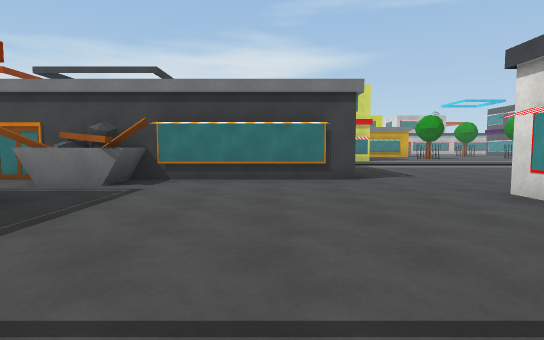
view 1 (above)

24 first-person views from a walk through a scene from a Unity 3-D project. The camera is 1.3 m above the floor, tilts 4° down and sees 80° across. The floor is counted in squares, 2 m on a side. Each view is taken from the middle of a square. On the plan, view 1 faces up. The plan holds only what a view shows up to about 10 squares ahead; the rest is blank. The place goes on beyond the plan. Some animated figures are not drawn. Some surface patterns are stand-ins.

view 2
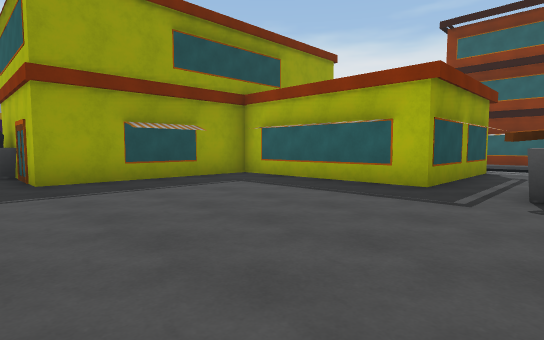

view 3
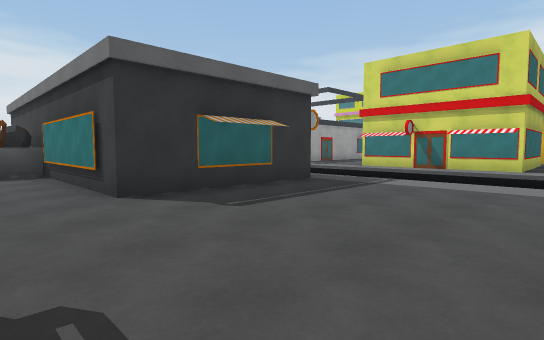

view 4
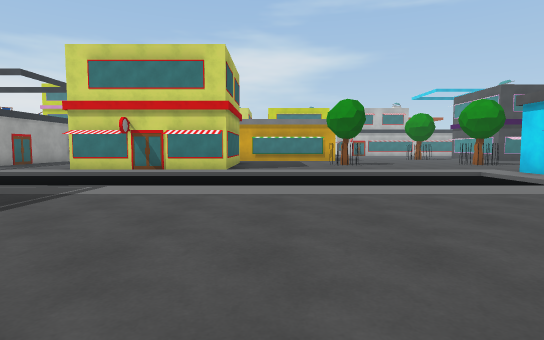

view 5
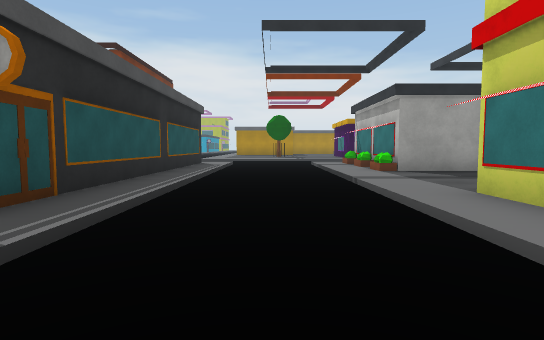

view 6
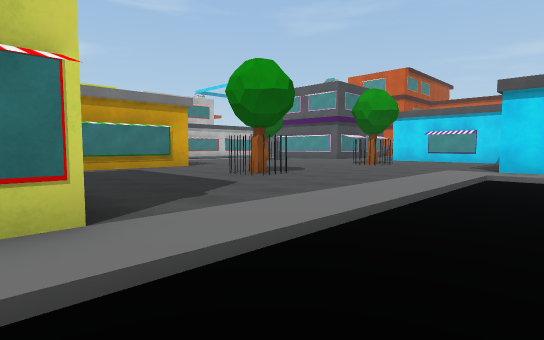

view 7
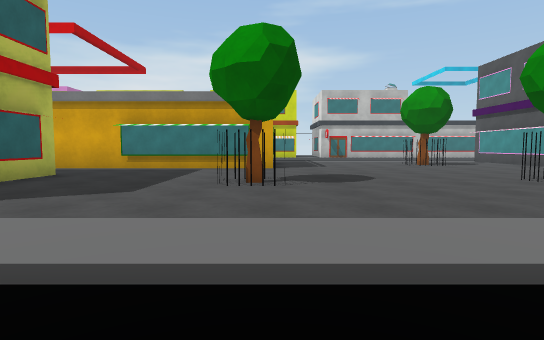

view 8
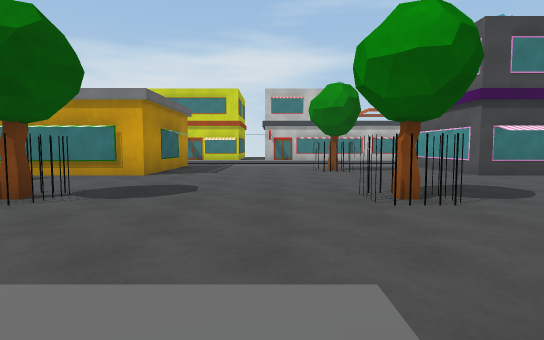

view 9
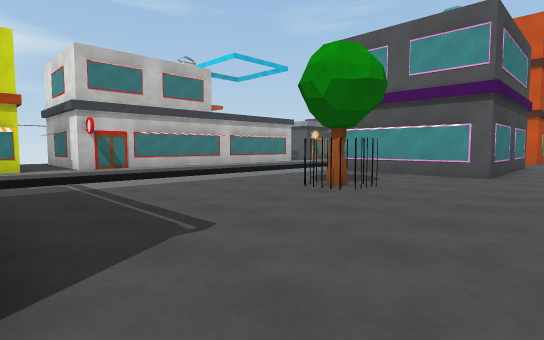

view 10
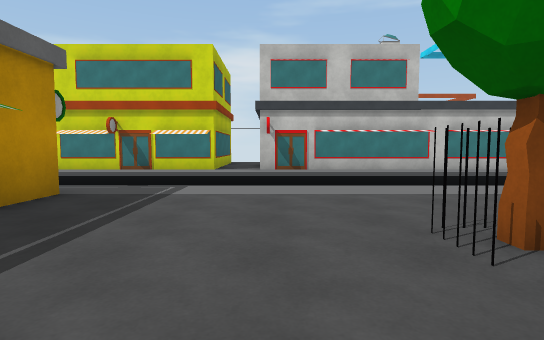

view 11
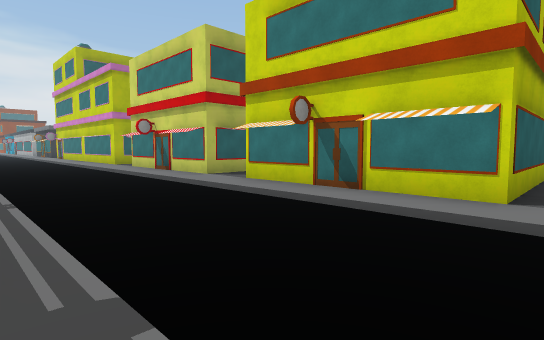

view 12
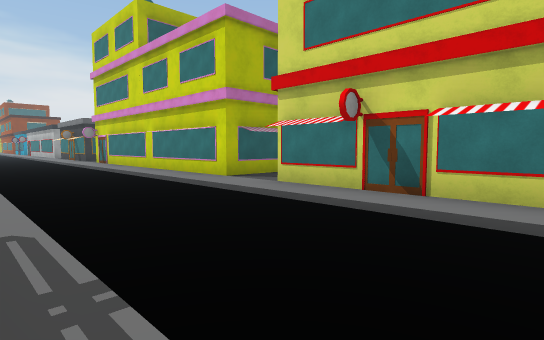

view 13
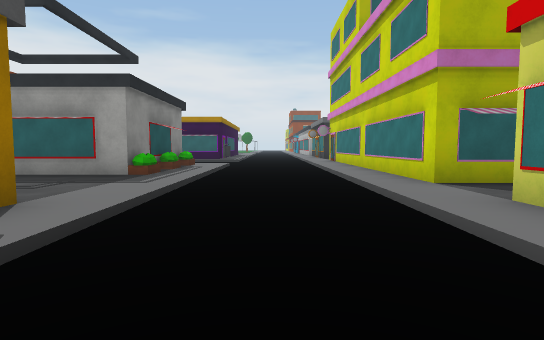

view 14
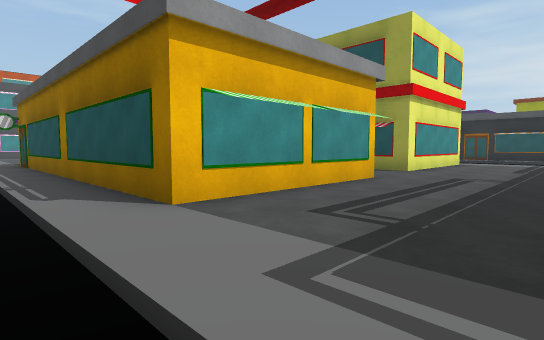

view 15
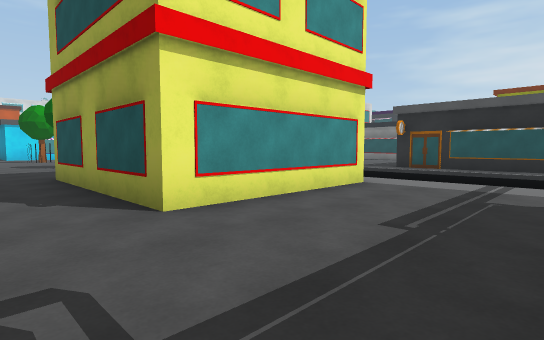

view 16
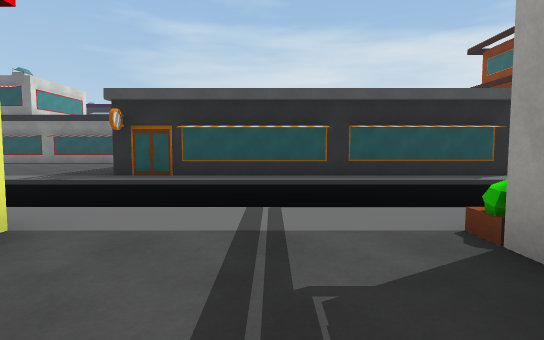

view 17
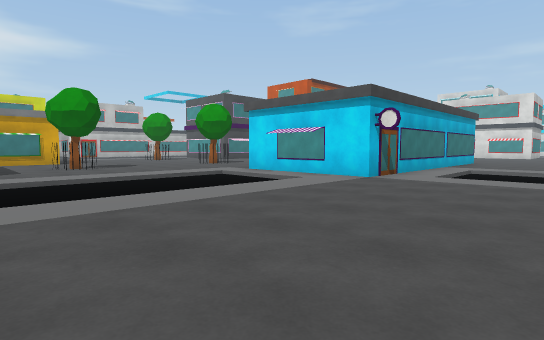

view 18
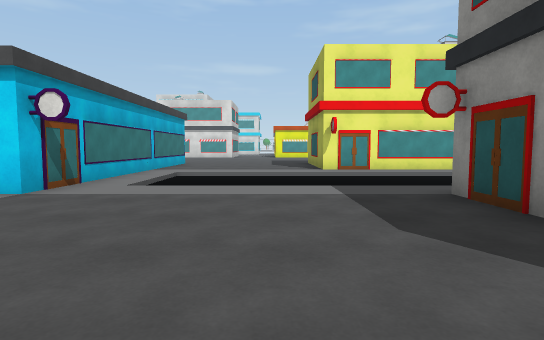

view 19
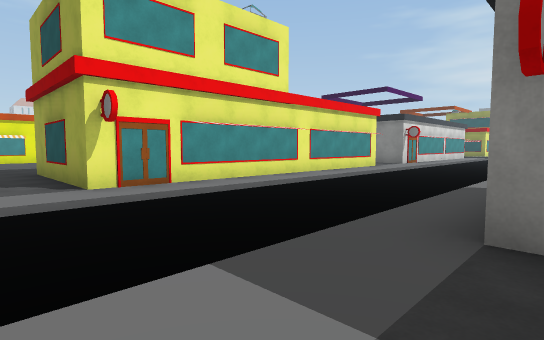

view 20
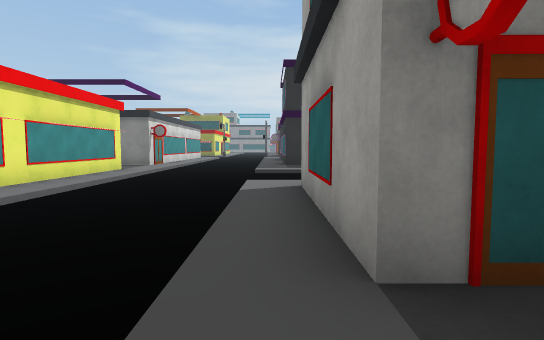

view 21
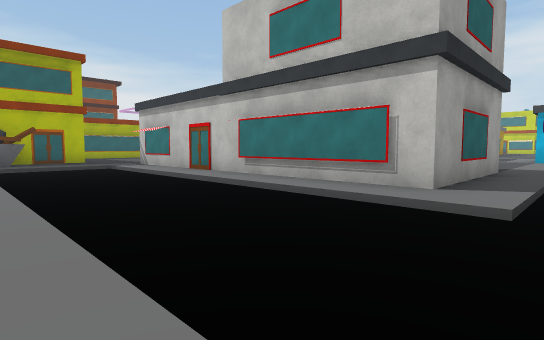

view 22
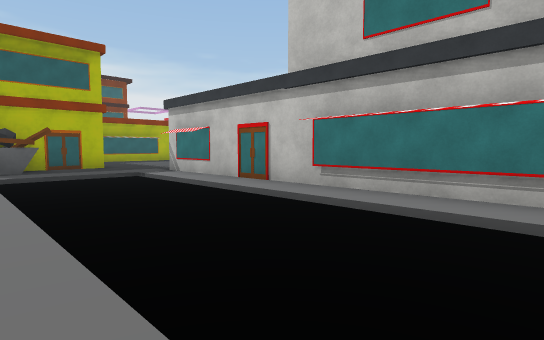

view 23
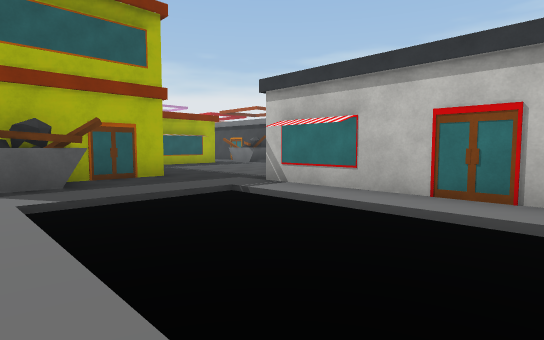

view 24
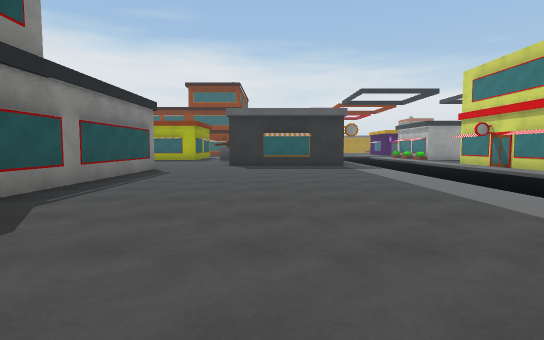

### Floor plan
Key: @ floor where view 1 was taken; # wall or solid block; . main floor; - floor 0.25 m lower than the main floor; B building; T tree; F fence; O other object.
Columns run from 7 left of view 1 to 19 right of it. Each row starts with its distance up from view 1.
 34                  B
 33                  #
 32      #     #     #.
 31 B#####.#####.#####.BBBBB###
 30 ...........................
 29 --------------------------
 28 -------------------------
 27 ------------------------
 26 ........BBB.BBB..........
 25 OOOO...##########.......#
 24    #B..#        #....T..#
 23    #B..#        #....F..##
 22     B..#  #######.......B##
 21     .........BBB...........
 20     .....................
 19     ...B####....T.......
 18    #...##  #....F....F..
 17   ##...#   #.........T.
 16  O#O...#####...........
 15  ......................
 14  ------------------.#
 13  ------------------.#
 12  ------------------.#
 11 .BBBBBB.............######
 10 #########.................
  9          B...........---..
  8          B...........---..
  7  ########............---..
  6   .OOBBB.............---...
  5 .....................---.B#
  4 ####.......####BB BB.---.B
  3    #.......        #.---.B
  2    #......         #.---.B
  1    #.......####BBBBB.---.B
  0    #...@.............---.#
 -1  BBBBBBBB..-------------.#
 -2         B..------  -----.#
 -3         BO.-------------.#
 -4         BO...........---.

Positions as (right, up) in squares from view 1, and headings:
1: (0, 0), facing up
2: (2, 6), facing down-left
3: (6, 5), facing up-left
4: (6, 6), facing up
5: (4, 13), facing left
6: (4, 13), facing up-right
7: (9, 13), facing up
8: (12, 14), facing up
9: (9, 20), facing up-right
10: (12, 21), facing up
11: (11, 26), facing up-left
12: (4, 26), facing up-left
13: (3, 28), facing left
14: (-3, 27), facing down-right
15: (-3, 21), facing down-right
16: (-2, 18), facing down
17: (6, 7), facing up-right
18: (8, 7), facing right
19: (12, 7), facing down-right
20: (13, 6), facing down
21: (14, -4), facing up-left
22: (12, -4), facing up-left
23: (8, -4), facing up-left
24: (13, 8), facing left
